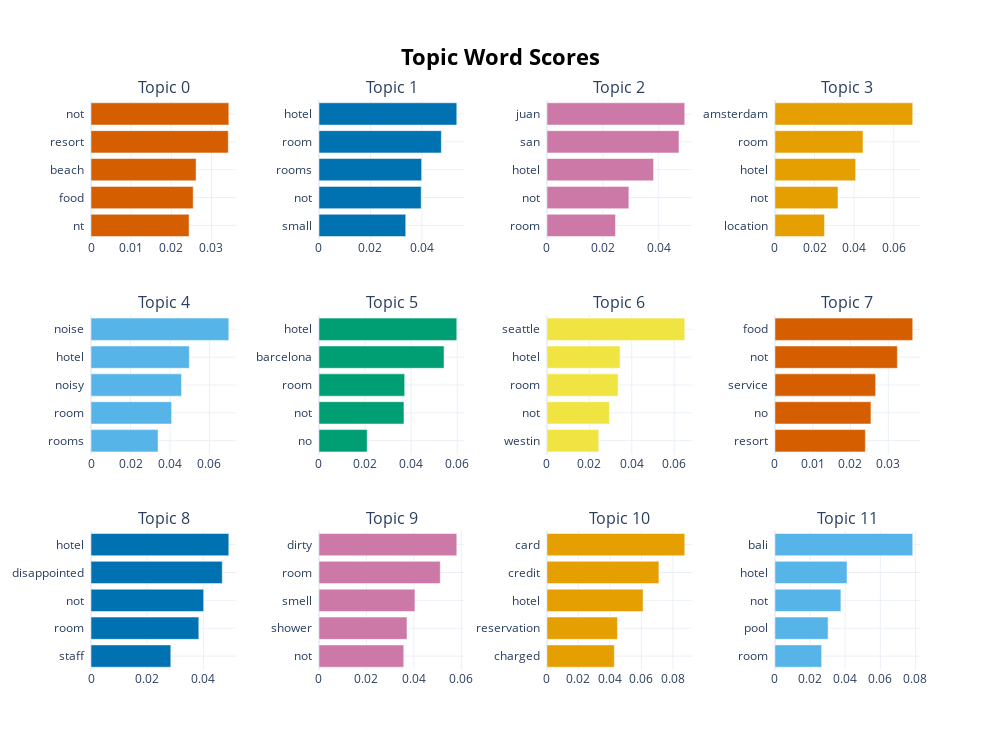

Here is the notebook cell this chart was saved with:
### Markdown cell above
We can now get the top 5 words for each topic to try to understand better what each topic is about!

### Code cell
bert_topic_label.get_barchart_top5words_by_topic()

### Figure 1 — Plotly figure (JSON) as saved in the notebook; plotly's stock layout.template omitted (floating-point values rounded to 4 significant figures)
{"data": [{"marker": {"color": "#D55E00"}, "orientation": "h", "type": "bar", "x": [0.02442, 0.02544, 0.02617, 0.03418, 0.03432], "xaxis": "x", "y": ["nt  ", "food  ", "beach  ", "resort  ", "not  "], "yaxis": "y"}, {"marker": {"color": "#0072B2"}, "orientation": "h", "type": "bar", "x": [0.03371, 0.03971, 0.03988, 0.04754, 0.05355], "xaxis": "x2", "y": ["small  ", "not  ", "rooms  ", "room  ", "hotel  "], "yaxis": "y2"}, {"marker": {"color": "#CC79A7"}, "orientation": "h", "type": "bar", "x": [0.02451, 0.02931, 0.03815, 0.04724, 0.04931], "xaxis": "x3", "y": ["room  ", "not  ", "hotel  ", "san  ", "juan  "], "yaxis": "y3"}, {"marker": {"color": "#E69F00"}, "orientation": "h", "type": "bar", "x": [0.02504, 0.03185, 0.04077, 0.04448, 0.06961], "xaxis": "x4", "y": ["location  ", "not  ", "hotel  ", "room  ", "amsterdam  "], "yaxis": "y4"}, {"marker": {"color": "#56B4E9"}, "orientation": "h", "type": "bar", "x": [0.03395, 0.04082, 0.04584, 0.0498, 0.06979], "xaxis": "x5", "y": ["rooms  ", "room  ", "noisy  ", "hotel  ", "noise  "], "yaxis": "y5"}, {"marker": {"color": "#009E73"}, "orientation": "h", "type": "bar", "x": [0.02092, 0.03688, 0.0372, 0.05428, 0.05982], "xaxis": "x6", "y": ["no  ", "not  ", "room  ", "barcelona  ", "hotel  "], "yaxis": "y6"}, {"marker": {"color": "#F0E442"}, "orientation": "h", "type": "bar", "x": [0.02444, 0.02945, 0.03356, 0.03451, 0.06499], "xaxis": "x7", "y": ["westin  ", "not  ", "room  ", "hotel  ", "seattle  "], "yaxis": "y7"}, {"marker": {"color": "#D55E00"}, "orientation": "h", "type": "bar", "x": [0.02394, 0.02541, 0.02665, 0.0324, 0.03648], "xaxis": "x8", "y": ["resort  ", "no  ", "service  ", "not  ", "food  "], "yaxis": "y8"}, {"marker": {"color": "#0072B2"}, "orientation": "h", "type": "bar", "x": [0.02841, 0.03839, 0.04012, 0.04674, 0.04907], "xaxis": "x9", "y": ["staff  ", "room  ", "not  ", "disappointed  ", "hotel  "], "yaxis": "y9"}, {"marker": {"color": "#CC79A7"}, "orientation": "h", "type": "bar", "x": [0.03575, 0.03713, 0.04046, 0.05115, 0.05811], "xaxis": "x10", "y": ["not  ", "shower  ", "smell  ", "room  ", "dirty  "], "yaxis": "y10"}, {"marker": {"color": "#E69F00"}, "orientation": "h", "type": "bar", "x": [0.04283, 0.04478, 0.06106, 0.07112, 0.08757], "xaxis": "x11", "y": ["charged  ", "reservation  ", "hotel  ", "credit  ", "card  "], "yaxis": "y11"}, {"marker": {"color": "#56B4E9"}, "orientation": "h", "type": "bar", "x": [0.0266, 0.03029, 0.03757, 0.04106, 0.0785], "xaxis": "x12", "y": ["room  ", "pool  ", "not  ", "hotel  ", "bali  "], "yaxis": "y12"}], "layout": {"annotations": [{"font": {"size": 16}, "showarrow": false, "text": "Topic 0", "x": 0.0875, "xanchor": "center", "xref": "paper", "y": 1, "yanchor": "bottom", "yref": "paper"}, {"font": {"size": 16}, "showarrow": false, "text": "Topic 1", "x": 0.3625, "xanchor": "center", "xref": "paper", "y": 1, "yanchor": "bottom", "yref": "paper"}, {"font": {"size": 16}, "showarrow": false, "text": "Topic 2", "x": 0.6375, "xanchor": "center", "xref": "paper", "y": 1, "yanchor": "bottom", "yref": "paper"}, {"font": {"size": 16}, "showarrow": false, "text": "Topic 3", "x": 0.9125, "xanchor": "center", "xref": "paper", "y": 1, "yanchor": "bottom", "yref": "paper"}, {"font": {"size": 16}, "showarrow": false, "text": "Topic 4", "x": 0.0875, "xanchor": "center", "xref": "paper", "y": 0.6222, "yanchor": "bottom", "yref": "paper"}, {"font": {"size": 16}, "showarrow": false, "text": "Topic 5", "x": 0.3625, "xanchor": "center", "xref": "paper", "y": 0.6222, "yanchor": "bottom", "yref": "paper"}, {"font": {"size": 16}, "showarrow": false, "text": "Topic 6", "x": 0.6375, "xanchor": "center", "xref": "paper", "y": 0.6222, "yanchor": "bottom", "yref": "paper"}, {"font": {"size": 16}, "showarrow": false, "text": "Topic 7", "x": 0.9125, "xanchor": "center", "xref": "paper", "y": 0.6222, "yanchor": "bottom", "yref": "paper"}, {"font": {"size": 16}, "showarrow": false, "text": "Topic 8", "x": 0.0875, "xanchor": "center", "xref": "paper", "y": 0.2444, "yanchor": "bottom", "yref": "paper"}, {"font": {"size": 16}, "showarrow": false, "text": "Topic 9", "x": 0.3625, "xanchor": "center", "xref": "paper", "y": 0.2444, "yanchor": "bottom", "yref": "paper"}, {"font": {"size": 16}, "showarrow": false, "text": "Topic 10", "x": 0.6375, "xanchor": "center", "xref": "paper", "y": 0.2444, "yanchor": "bottom", "yref": "paper"}, {"font": {"size": 16}, "showarrow": false, "text": "Topic 11", "x": 0.9125, "xanchor": "center", "xref": "paper", "y": 0.2444, "yanchor": "bottom", "yref": "paper"}], "height": 750, "hoverlabel": {"bgcolor": "white", "font": {"family": "Rockwell", "size": 16}}, "showlegend": false, "title": {"font": {"color": "Black", "size": 22}, "text": "<b>Topic Word Scores", "x": 0.5, "xanchor": "center", "yanchor": "top"}, "width": 1000, "xaxis": {"anchor": "y", "domain": [0, 0.175], "showgrid": true}, "xaxis10": {"anchor": "y10", "domain": [0.275, 0.45], "showgrid": true}, "xaxis11": {"anchor": "y11", "domain": [0.55, 0.725], "showgrid": true}, "xaxis12": {"anchor": "y12", "domain": [0.825, 1], "showgrid": true}, "xaxis2": {"anchor": "y2", "domain": [0.275, 0.45], "showgrid": true}, "xaxis3": {"anchor": "y3", "domain": [0.55, 0.725], "showgrid": true}, "xaxis4": {"anchor": "y4", "domain": [0.825, 1], "showgrid": true}, "xaxis5": {"anchor": "y5", "domain": [0, 0.175], "showgrid": true}, "xaxis6": {"anchor": "y6", "domain": [0.275, 0.45], "showgrid": true}, "xaxis7": {"anchor": "y7", "domain": [0.55, 0.725], "showgrid": true}, "xaxis8": {"anchor": "y8", "domain": [0.825, 1], "showgrid": true}, "xaxis9": {"anchor": "y9", "domain": [0, 0.175], "showgrid": true}, "yaxis": {"anchor": "x", "domain": [0.7556, 1], "showgrid": true}, "yaxis10": {"anchor": "x10", "domain": [0, 0.2444], "showgrid": true}, "yaxis11": {"anchor": "x11", "domain": [0, 0.2444], "showgrid": true}, "yaxis12": {"anchor": "x12", "domain": [0, 0.2444], "showgrid": true}, "yaxis2": {"anchor": "x2", "domain": [0.7556, 1], "showgrid": true}, "yaxis3": {"anchor": "x3", "domain": [0.7556, 1], "showgrid": true}, "yaxis4": {"anchor": "x4", "domain": [0.7556, 1], "showgrid": true}, "yaxis5": {"anchor": "x5", "domain": [0.3778, 0.6222], "showgrid": true}, "yaxis6": {"anchor": "x6", "domain": [0.3778, 0.6222], "showgrid": true}, "yaxis7": {"anchor": "x7", "domain": [0.3778, 0.6222], "showgrid": true}, "yaxis8": {"anchor": "x8", "domain": [0.3778, 0.6222], "showgrid": true}, "yaxis9": {"anchor": "x9", "domain": [0, 0.2444], "showgrid": true}}}
